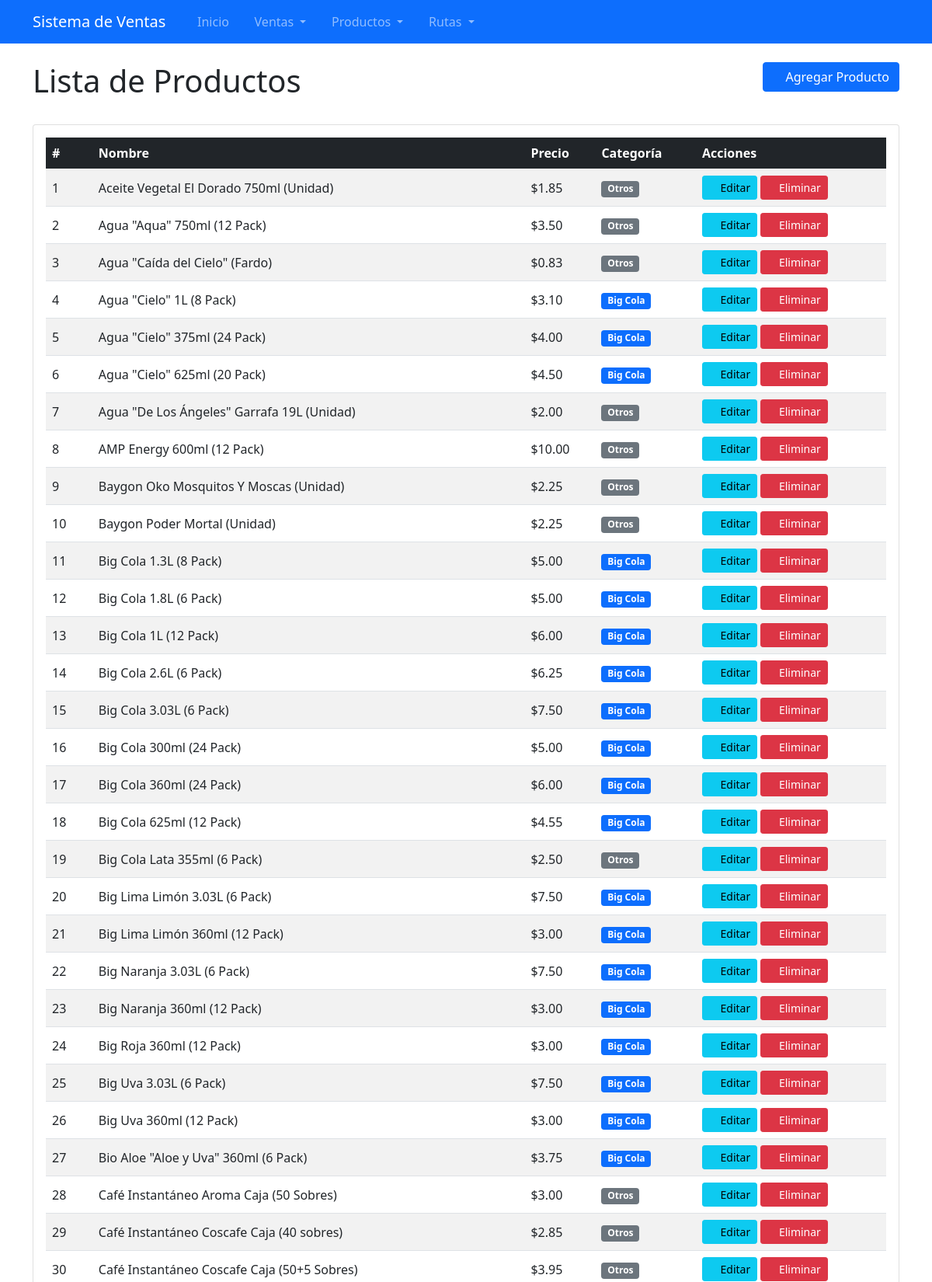
The page /modules/productos/index.php (upper part) on the database its author committed.
### tables this page shows
CREATE TABLE IF NOT EXISTS productos (
    id INT(11) NOT NULL AUTO_INCREMENT,
    nombre VARCHAR(255) NOT NULL,
    precio DECIMAL(10,2) NOT NULL,
    categoria_id INT(11) NOT NULL,
    PRIMARY KEY (id),
    FOREIGN KEY (categoria_id) REFERENCES categorias(id) ON DELETE CASCADE
);

### includes/functions.php (called while the page is built, shortened)
<?php
require_once __DIR__ . '/../config/db.php';
function obtenerProductos($categoria_id = null) {
    global $conn;
    $sql = "SELECT p.*, c.nombre as categoria_nombre
            FROM productos p
            JOIN categorias c ON p.categoria_id = c.id";
    $sql .= " ORDER BY p.nombre ASC";
    $stmt = $conn->prepare($sql);
    $stmt->execute();
    return $stmt->fetchAll(PDO::FETCH_ASSOC);
}
?>

### modules/productos/index.php (the view, shortened to what this page needs)
<?php
require_once '../../includes/functions.php';
$productos = obtenerProductos();
include '../../includes/header.php';
?>
<div class="row mb-4">
    <div class="col-md-6">
        <h1>Lista de Productos</h1>
    </div>
    <div class="col-md-6 text-end">
        <a href="agregar.php" class="btn btn-primary">
            <i class="bi bi-plus-lg"></i> Agregar Producto
        </a>
    </div>
</div>
<div class="card mb-4">
    <div class="card-body">
        <div class="table-responsive">
            <table class="table table-striped table-hover table-productos">
                <thead class="table-dark">
                    <tr>
                        <th>#</th>
                        <th>Nombre</th>
                        <th>Precio</th>
                        <th>Categoría</th>
                        <th>Acciones</th>
                    </tr>
                </thead>
                <tbody>
                    <?php if (empty($productos)): ?>
                    <tr>
                        <td colspan="5" class="text-center">No hay productos registrados</td>
                    </tr>
                    <?php else: ?>
                        <?php foreach ($productos as $index => $producto): ?>
                        <tr>
                            <td><?php echo $index + 1; ?></td>
                            <td><?php echo htmlspecialchars($producto['nombre']); ?></td>
                            <td>$<?php echo number_format($producto['precio'], 2); ?></td>
                            <td>
                                <?php if ($producto['categoria_id'] == 1): ?>
                                <span class="badge bg-primary">Big Cola</span>
                                <?php else: ?>
                                <span class="badge bg-secondary">Otros</span>
                                <?php endif; ?>
                            </td>
                            <td>
                                <a href="editar.php?id=<?php echo $producto['id']; ?>" class="btn btn-sm btn-info">
                                    <i class="bi bi-pencil"></i> Editar
                                </a>
                                <a href="eliminar.php?id=<?php echo $producto['id']; ?>" class="btn btn-sm btn-danger confirmar-eliminar">
                                    <i class="bi bi-trash"></i> Eliminar
                                </a>
                            </td>
                        </tr>
                        <?php endforeach; ?>
                    <?php endif; ?>
                </tbody>
            </table>
        </div>
    </div>
</div>
<?php
include '../../includes/footer.php';
?>

### assets/css/styles.css (style rules this page uses)
body { min-height: 100vh; display: flex; flex-direction: column; }
.table-productos th, .table-productos td { vertical-align: middle; }

### rows shown on the page
productos: nombre "Aceite Vegetal El Dorado 750ml (Unidad)", precio "1.85", shows "Otros"
productos: nombre "Agua \"Aqua\" 750ml (12 Pack)", precio "3.50", shows "Otros"
productos: nombre "Agua \"Caída del Cielo\" (Fardo)", precio "0.83", shows "Otros"
productos: nombre "Agua \"Cielo\" 1L (8 Pack)", precio "3.10", shows "Big Cola"
productos: nombre "Agua \"Cielo\" 375ml (24 Pack)", precio "4.00", shows "Big Cola"
productos: nombre "Agua \"Cielo\" 625ml (20 Pack)", precio "4.50", shows "Big Cola"
productos: nombre "Agua \"De Los Ángeles\" Garrafa 19L (Unidad)", precio "2.00", shows "Otros"
productos: nombre "AMP Energy 600ml (12 Pack)", precio "10.00", shows "Otros"
productos: nombre "Baygon Oko Mosquitos Y Moscas (Unidad)", precio "2.25", shows "Otros"
productos: nombre "Baygon Poder Mortal (Unidad)", precio "2.25", shows "Otros"
productos: nombre "Big Cola 1.3L (8 Pack)", precio "5.00"
productos: nombre "Big Cola 1.8L (6 Pack)", precio "5.00"
productos: nombre "Big Cola 1L (12 Pack)", precio "6.00"
productos: nombre "Big Cola 2.6L (6 Pack)", precio "6.25"
productos: nombre "Big Cola 3.03L (6 Pack)", precio "7.50"
productos: nombre "Big Cola 300ml (24 Pack)", precio "5.00"
productos: nombre "Big Cola 360ml (24 Pack)", precio "6.00"
productos: nombre "Big Cola 625ml (12 Pack)", precio "4.55"
productos: nombre "Big Cola Lata 355ml (6 Pack)", precio "2.50", shows "Otros"
productos: nombre "Big Lima Limón 3.03L (6 Pack)", precio "7.50", shows "Big Cola"
productos: nombre "Big Lima Limón 360ml (12 Pack)", precio "3.00", shows "Big Cola"
productos: nombre "Big Naranja 3.03L (6 Pack)", precio "7.50", shows "Big Cola"
productos: nombre "Big Naranja 360ml (12 Pack)", precio "3.00", shows "Big Cola"
productos: nombre "Big Roja 360ml (12 Pack)", precio "3.00", shows "Big Cola"
productos: nombre "Big Uva 3.03L (6 Pack)", precio "7.50", shows "Big Cola"
productos: nombre "Big Uva 360ml (12 Pack)", precio "3.00", shows "Big Cola"
productos: nombre "Bio Aloe \"Aloe y Uva\" 360ml (6 Pack)", precio "3.75", shows "Big Cola"
productos: nombre "Café Instantáneo Aroma Caja (50 Sobres)", precio "3.00", shows "Otros"
productos: nombre "Café Instantáneo Coscafe Caja (40 sobres)", precio "2.85", shows "Otros"
productos: nombre "Café Instantáneo Coscafe Caja (50+5 Sobres)", precio "3.95", shows "Otros"
